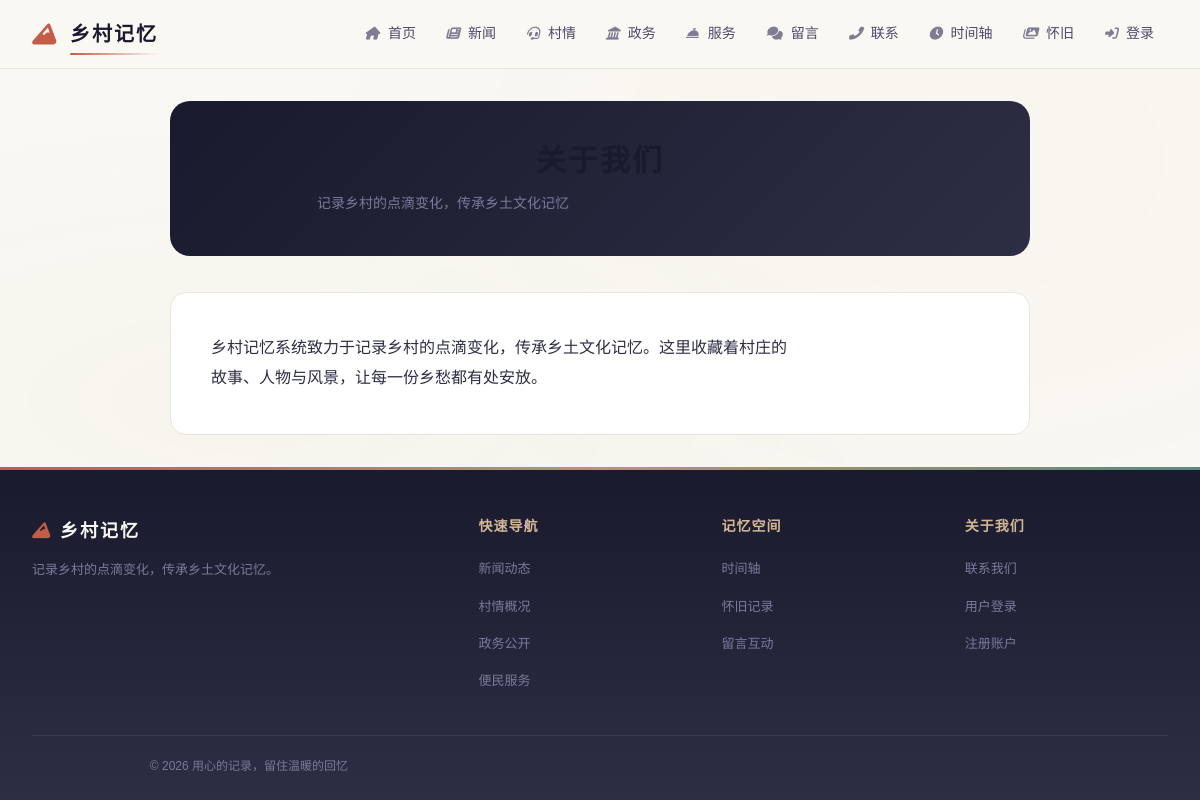
/about, run on the app's committed database.
### models.py (models this page shows, shortened)
class SiteConfig(db.Model):
    __tablename__ = "site_config"
    id = db.Column(db.Integer, primary_key=True)
    site_title = db.Column(db.String(100), default="乡村记忆")  # 站点标题
    site_slogan = db.Column(db.Text, default="")  # 站点副标题/标语
    logo_url = db.Column(db.String(255), default="")  # 图片 Logo 访问 URL
    logo_name = db.Column(db.String(100), default="乡村记忆")  # 文字 Logo 名称
    logo_icon = db.Column(db.String(50), default="fas fa-mountain")  # 文字 Logo 图标
    nav_menu = db.Column(db.Text, default="[]")  # 导航菜单 JSON
    footer_brand = db.Column(db.Text, default="")  # 页脚品牌名
    footer_about = db.Column(db.Text, default="")  # 页脚简介文案
    footer_links = db.Column(db.Text, default="[]")  # 页脚链接分组 JSON
    footer_copyright = db.Column(db.Text, default="")  # 版权后缀（不含年份）
    quick_links = db.Column(db.Text, default="[]")  # 首页快速入口 JSON
    home_stats = db.Column(db.Text, default="{}")  # 首页/村情统计 JSON
    about_content = db.Column(db.Text, default="")  # 关于我们页正文（富文本）
    hero_subtitle = db.Column(
        db.Text, default="生态宜居 · 产业兴旺 · 乡风文明"
    )  # 封面副标题
    stat_labels = db.Column(db.Text, default="{}")  # KPI 标签 JSON: {population,area,output,satisfaction}
    intro_title = db.Column(db.Text, default="关于我们的村庄")  # 「关于我们的村庄」区块标题
    intro_subtitle = db.Column(db.Text, default="山水田园间，品味乡村魅力")  # 「关于我们的村庄」副文案
    features_title = db.Column(db.Text, default="乡村特色")  # 「乡村特色」区块标题
    features_subtitle = db.Column(db.Text, default="生态、生产、生活融合发展")  # 「乡村特色」副文案
    village_info_title = db.Column(db.Text, default="村庄信息")  # 「村庄信息」区块标题（P1）
    updated_at = db.Column(
        db.DateTime, default=datetime.utcnow, onupdate=datetime.utcnow
    )
    @classmethod
    def get(cls):
        try:
            row = cls.query.first()
        except Exception:
            row = None
        if row is None:
            row = cls(id=1, **cls.default_values())
        return row
    @property
    def nav_items(self):
        try:
            items = json.loads(self.nav_menu) if self.nav_menu else []
        except (json.JSONDecodeError, TypeError):
            items = []
        if not isinstance(items, list):
            items = []
        items = [i for i in items if i.get("is_active", True)]
        items.sort(key=lambda x: x.get("sort_order", 0))
        return items
    @property
    def footer_link_groups(self):
        try:
            groups = json.loads(self.footer_links) if self.footer_links else []
        except (json.JSONDecodeError, TypeError):
            groups = []
        return groups if isinstance(groups, list) else []

### routes/main.py (the view)
@main_bp.route("/about")
def about_page():
    config = SiteConfig.get()
    return render_template(
        "about.html", about_content=config.about_content or ""
    )

### templates/about.html (shortened to what this page needs)
{% extends "base.html" %}
{% block content %}
<div class="about-container">
  <div class="about-header">
    <h1>关于我们</h1>
    <p>记录乡村的点滴变化，传承乡土文化记忆</p>
  </div>
  <div class="about-content">
    {% if about_content %}
    {{ about_content | safe }}
    {% else %}
    <p>乡村记忆系统致力于记录乡村的点滴变化，传承乡土文化记忆。这里收藏着村庄的故事、人物与风景，让每一份乡愁都有处安放。</p>
    {% endif %}
  </div>
</div>
{% endblock %}

### templates/base.html (shortened to what this page needs)
<!doctype html>
<html lang="zh-CN">
  <head>
    <link
      rel="stylesheet"
      href="{{ url_for('static', filename='font-awesome/css/all.min.css') }}"
    />
    <link rel="stylesheet" href="/static/css/style.css" />
  </head>
  <body class="{% if request.path.startswith('/admin') %}is-admin{% endif %}">
    <header class="site-header">
      <div class="header-inner">
        <a href="/" class="logo-area">
          {% if site_config and site_config.logo_url %}
          <img src="{{ site_config.logo_url }}" alt="{{ site_config.logo_name or 'logo' }}" style="height: 28px; border-radius: 6px;" />
          {% else %}
          <i class="{{ site_config.logo_icon if site_config and site_config.logo_icon else 'fas fa-mountain' }}"></i>
          <span>{{ site_config.logo_name if site_config and site_config.logo_name else '乡村记忆' }}</span>
          {% endif %}
        </a>
        <ul class="nav-links" id="navLinks">
          {% if site_config %}
          {% for item in site_config.nav_items %}
          <li>
            <a href="{{ item.url }}"><i class="{{ item.icon or 'fas fa-circle' }}"></i> {{ item.label }}</a>
          </li>
          {% endfor %}
          {% endif %}
          {% if session['user'] %}
          <li>
            <a href="/logout"><i class="fas fa-sign-out-alt"></i> 退出</a>
          </li>
          {% else %}
          <li>
            <a href="/login"><i class="fas fa-sign-in-alt"></i> 登录</a>
          </li>
          {% endif %}
        </ul>
      </div>
    </header>
    <main class="container">
       {% block content %}{% endblock %}
    </main>
    <footer>
      <div class="footer-inner">
        <div>
          <div class="footer-brand">
            {% if site_config and site_config.logo_icon %}<i class="{{ site_config.logo_icon }}" style="margin-right: 8px; color: var(--cinnabar)"></i>{% endif %}{{ site_config.footer_brand if site_config and site_config.footer_brand else '乡村记忆' }}
          </div>
          <p class="footer-desc">
            {{ site_config.footer_about if site_config and site_config.footer_about else '记录乡村的点滴变化，传承乡土文化记忆。<br />让每一份乡愁都有处安放，让每一个故事都被铭记。' }}
          </p>
        </div>
        {% for group in (site_config.footer_link_groups if site_config else []) %}
        <div>
          <div class="footer-title">{{ group.title }}</div>
          <ul class="footer-links">
            {% for link in group.links %}
            <li><a href="{{ link.url }}">{{ link.label }}</a></li>
            {% endfor %}
          </ul>
        </div>
        {% endfor %}
      </div>
      <div class="footer-bottom">
        <p>&copy; {{ now.year }} {{ site_config.footer_copyright if site_config and site_config.footer_copyright else '乡村记忆系统 | 用心的记录，留住温暖的回忆' }}</p>
      </div>
    </footer>
  </body>
</html>

### static/css/style.css (style rules this page uses)
:root { --cinnabar: #c45c48; --cinnabar-light: #d97b6a; --cinnabar-pale: #f5e0dc; --jade: #5a8a7f; --jade-light: #7ab5a8; --jade-pale: #e0f0ec; --gold: #b8956a; --gold-light: #d4b896; --gold-pale: #f5efe6; --ink-dark: #1a1a2e; --ink: #2d2d44; --ink-light: #4a4a6a; --ink-muted: #7a7a9a; --paper: #faf8f3; --paper-warm: #f5f0e8; --paper-deep: #ebe5d9; --shadow-sm: 0 1px 3px rgba(26, 26, 46, 0.06); --shadow-md: 0 4px 16px rgba(26, 26, 46, 0.08); --shadow-lg: 0 8px 32px rgba(26, 26, 46, 0.1); --shadow-xl: 0 16px 48px rgba(26, 26, 46, 0.12); --font-display: "Noto Serif SC", "Source Han Serif SC", serif; --font-body: "Noto Sans SC", "PingFang SC", "Microsoft YaHei", sans-serif; --font-mono: "JetBrains Mono", "Fira Code", monospace; --radius-sm: 8px; --radius-md: 12px; --radius-lg: 16px; --radius-xl: 20px; --radius-full: 9999px; --space-1: 4px; --space-2: 8px; --space-3: 12px; --space-4: 16px; --space-5: 20px; --space-6: 24px; --space-8: 32px; --space-10: 40px; --space-12: 48px; --space-16: 64px; --ease-out: cubic-bezier(0.16, 1, 0.3, 1); --ease-in-out: cubic-bezier(0.65, 0, 0.35, 1); --duration-fast: 150ms; --duration-normal: 250ms; --duration-slow: 400ms; }
*, *::before, *::after { box-sizing: border-box; margin: 0; padding: 0; }
html { font-size: 16px; -webkit-font-smoothing: antialiased; -moz-osx-font-smoothing: grayscale; }
body { font-family: var(--font-body); background: var(--paper); color: var(--ink); line-height: 1.7; min-height: 100vh; display: flex; flex-direction: column; }
a { color: var(--cinnabar); text-decoration: none; transition: color var(--duration-fast) var(--ease-out); }
h1, h2, h3, h4, h5, h6 { font-family: var(--font-display); font-weight: 700; line-height: 1.3; color: var(--ink-dark); letter-spacing: 0.02em; }
h1 { font-size: clamp(1.75rem, 1.25rem + 2.5vw, 2.75rem); }
p { max-width: 65ch; }
.container { max-width: 1280px; margin: 0 auto; padding: var(--space-8) var(--space-6); width: 100%; flex: 1; }

### templates/about.html (style rules this page uses)
.about-container { max-width: 860px; margin: 0 auto; }
.about-header { text-align: center; margin-bottom: 36px; padding: 40px 20px; background: linear-gradient(135deg, var(--ink-dark) 0%, var(--ink) 100%); color: var(--paper); border-radius: 20px; }
.about-header h1 { font-family: "Noto Serif SC", serif; font-size: 30px; margin: 0 0 12px; letter-spacing: 2px; }
.about-header p { color: var(--ink-muted); font-size: 14px; margin: 0; }
.about-content { background: white; border-radius: 16px; padding: 40px; border: 1px solid var(--paper-deep); line-height: 1.9; color: var(--ink); }

### data on the page
SiteConfig: logo_name "乡村记忆", about_content "乡村记忆系统致力于记录乡村的点滴变化，传承乡土文化记忆。这里收藏着村庄的故事、人物与风景，让每一份乡愁都有处安放。", footer_brand "乡村记忆", footer_about "记录乡村的点滴变化，传承乡土文化记忆。", footer_copyright "用心的记录，留住温暖的回忆"

### other printed values
{{ item.label }} "首页" "新闻" "村情" "政务" "服务" "留言" "联系" "时间轴" "怀旧"
{{ group.title }} "快速导航" "记忆空间" "关于我们"
{{ link.label }} "新闻动态" "村情概况" "政务公开" "便民服务" "时间轴" "怀旧记录" "留言互动" "联系我们" "用户登录" "注册账户"
